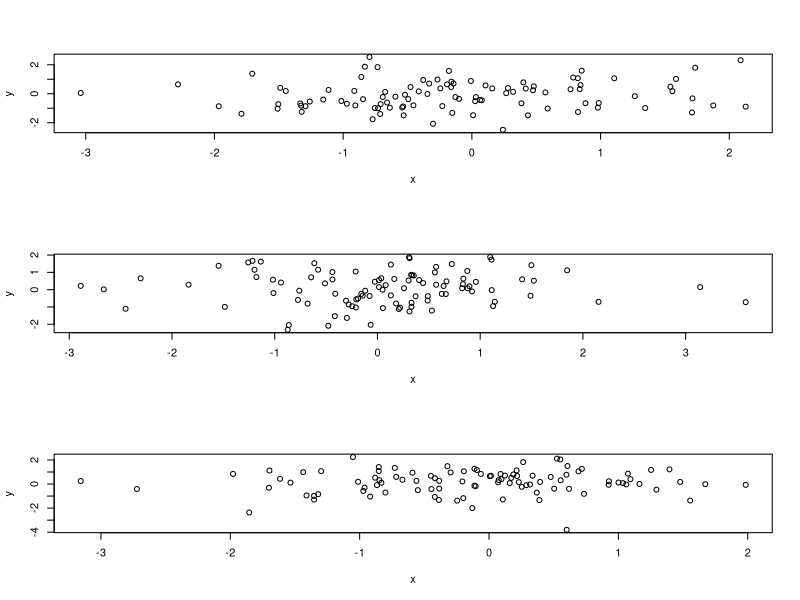
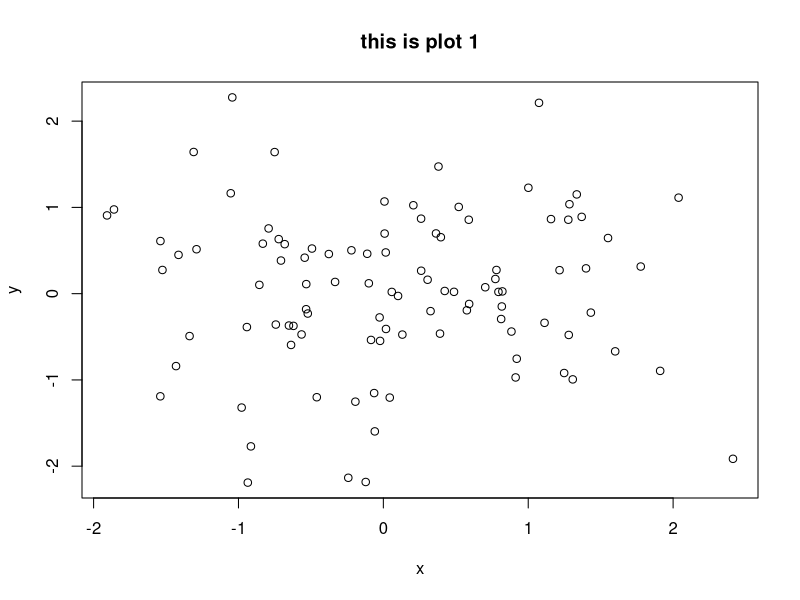
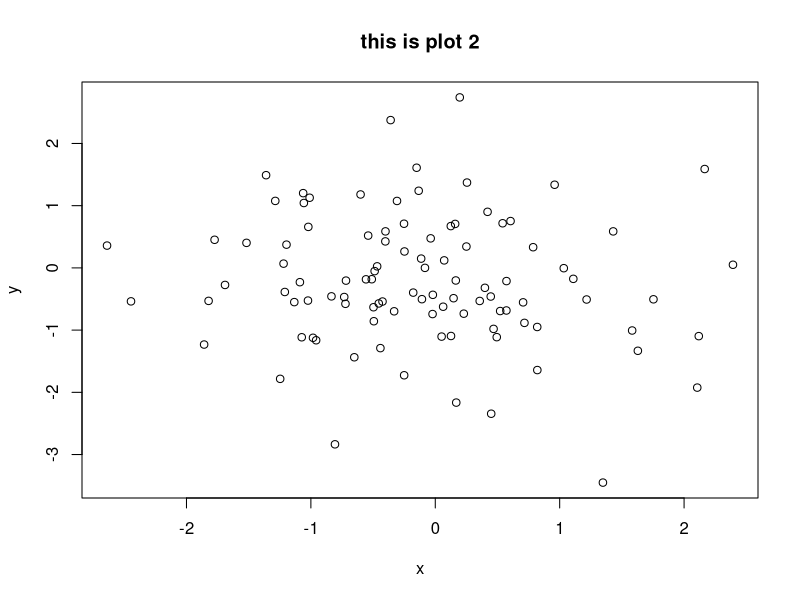
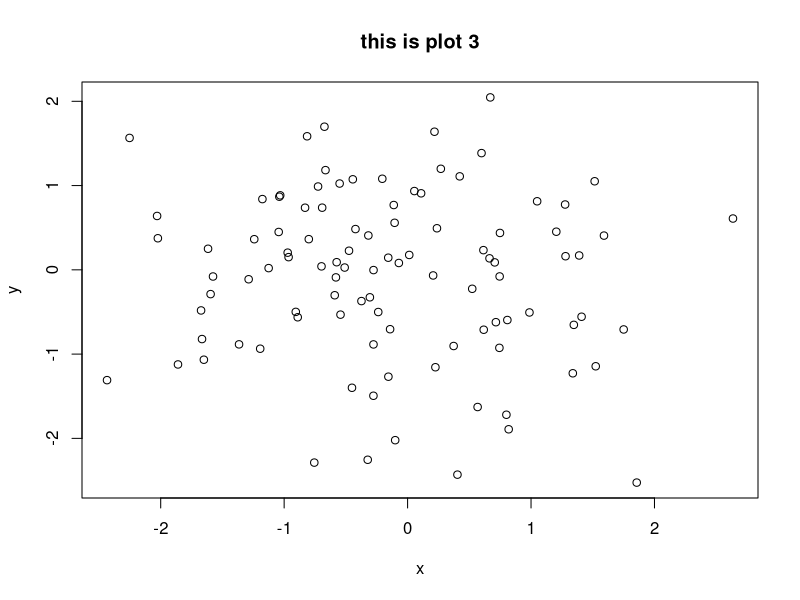

Generate these figures, in order, with R: (Note: this script raises an error after producing the figures.)
islands <- c("oahu", "kauai", "maui")
for (i in islands) {
	print(i)
	 }
	 
for (i in 1:3) { 
	print(paste("This is a for loop", i))
}	 

par(mfrow=c(3,1))
for (i in 1:3) { 
  x <- rnorm(100)
  y <- rnorm(100)
  plot(x,y)
}	 

pdf()      # opens a pdf device
for (i in 1:3) { # runs code 3 times: i=1, i=2, i=3
    x <- rnorm(100)
    y <- rnorm(100)
    plot(x,y, main = paste("this is plot", i))  # plot executed once for each iteration through the loop
}	 
dev.off()  # close the pdf device


# an example for how to use your paint.iris() in a loop 

# paint.iris( ... my original data) ## first define the function properly :)

pdf()      # opens a pdf device
for (i in 1:3) { 
    x <- rnorm(100)
    y <- rnorm(100)
    paint.iris(x,y, main = paste("this is plot", i))  # Then use the function here - on simulations
}	 
dev.off()  # close the pdf device

mylist <- vector("list")   ## creates a null (empty) list
for (i in 1:4) {
   mylist <- c(mylist, list(data.frame(x=rnorm(3), y=rnorm(3))))
}
mylist

############################################
#### Examples of using lists in for loop

## Example generating pdf plots in for loop 
## print()  is a great debugging tool! if you want to check values interal
## to a loop or function

pdf(file="mickey.pdf")      # opens a pdf device, saves to mickey.pdf
for (i in 1:4) {    # will run 4 times, i=1, i=2, i=3, i=4
	print(i)
    plot(mylist[[i]], main = paste("this is plot", i))
}	 
dev.off()  # close the pdf device


## Above example runs counter i over 1:4, below is same but uses
## length(mylist) to get end of sequence so code is more reusable

pdf(file="mickey2.pdf")      
for (i in 1:length(mylist)) {   # same as mylist is length=4
	print(i)
    plot(mylist[[i]], main = paste("this is plot", i))
}	 
dev.off()  # close the pdf device

## iterates list over the list elements itself instead of 1:4

pdf(file="mickey3.pdf")      
for (i in mylist) { # iterates over elements of mylist iteself
	print(i)
    plot(i, main = paste("this is plot", i))
}	 
dev.off()  # close the pdf device

